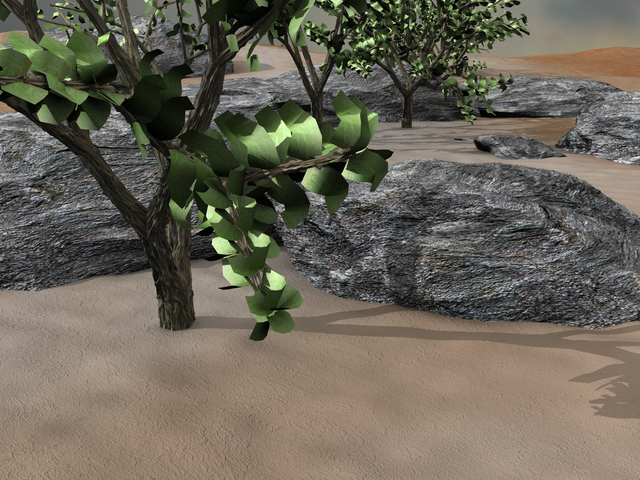
%> input picture cnnFlow-v2.11/misc/packThreeFrames/frame_0009.png, 640 x 480 px
$ octave packThreeFrames.m   (GNU Octave 9; MATLAB toolbox functions it lacks are replaced by stand-ins)
%> lines starting %> are read from the running program, lines starting %| are printed output that depends on the picture
% Pack 3 grayscale images in 1 file as the separate color channels

% Author: Damien Teney

% Load 3 RGB images
tmp1 = imread('frame_0009.png') ;
%> tmp1 is the input picture: size 480x640x3 uint8; mean R, G, B 106.3, 100.9, 87.9
tmp2 = imread('frame_0010.png') ;
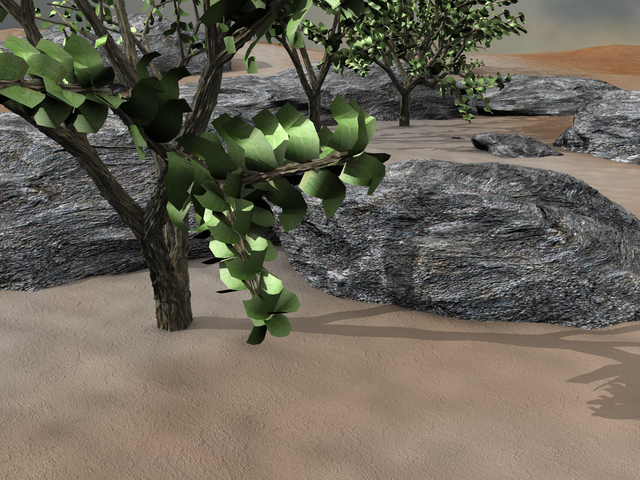
%> input picture cnnFlow-v2.11/misc/packThreeFrames/frame_0010.png, 640 x 480 px
%> tmp2 is the input picture: size 480x640x3 uint8; mean R, G, B 106.4, 100.9, 87.9
tmp3 = imread('frame_0011.png') ;
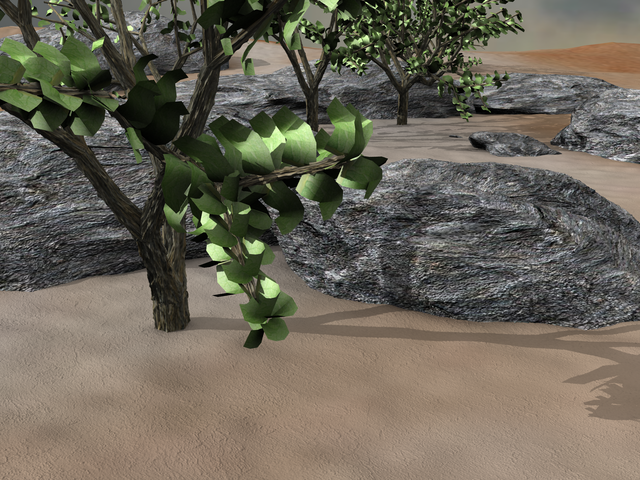
%> input picture cnnFlow-v2.11/misc/packThreeFrames/frame_0011.png, 640 x 480 px
%> tmp3 is the input picture: size 480x640x3 uint8; mean R, G, B 106.5, 101, 88

% Convert them to grayscale and concatenate along the 3rd dimension
img = cat(3, rgb2gray(tmp1), rgb2gray(tmp2), rgb2gray(tmp3)) ;
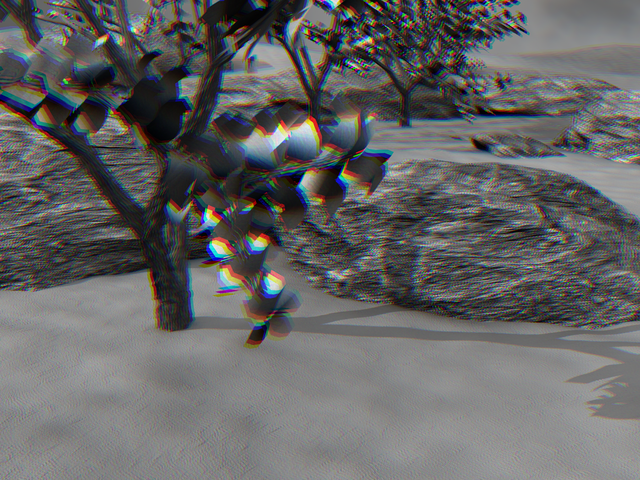
%> img: size 480x640x3 uint8; mean R, G, B 101, 101, 101.2

% Save as 1 RGB image, with each grayscale frame as one channel
img = single(img) ./ 255 ;
%> img: size 480x640x3 single
imwrite(img, 'frames.png') ;
